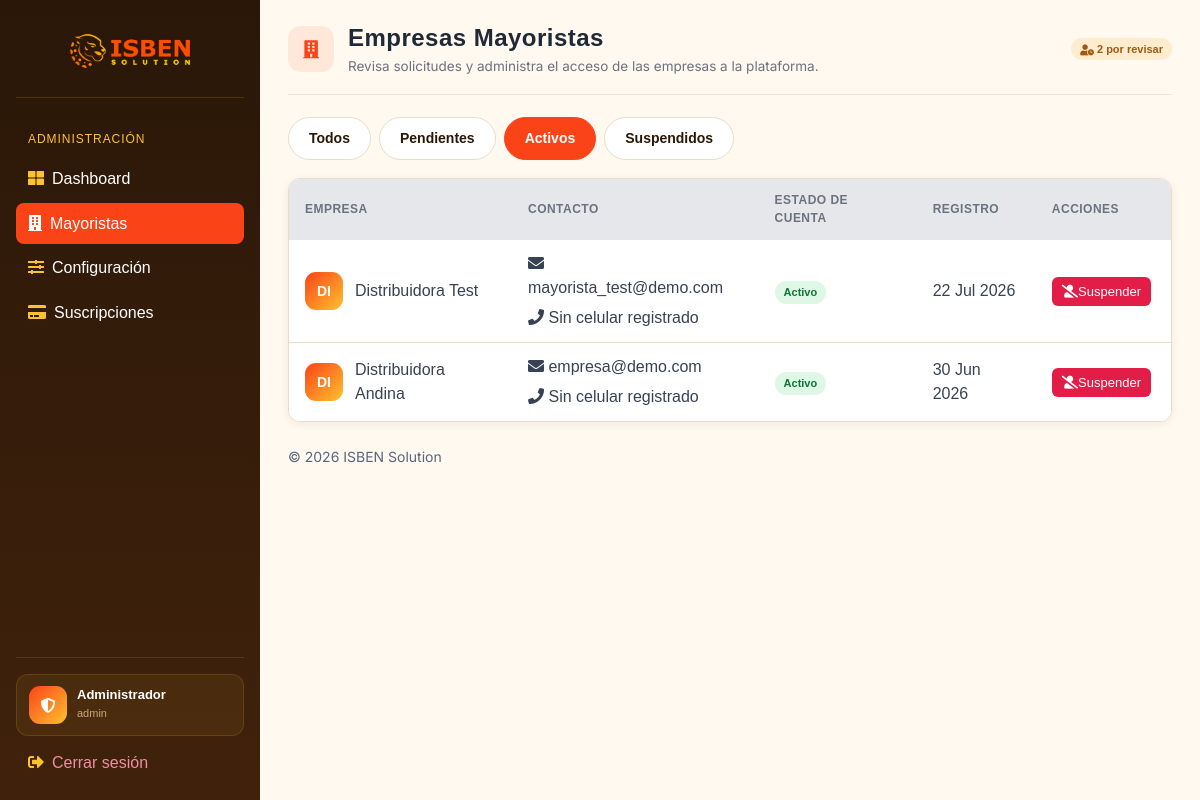
The app's page /admin-panel/mayoristas/?estado=activo (signed in) with its own data.
### appDjango/models.py (models this page shows, shortened)
class Mayorista(models.Model):
    CATEGORIA_CHOICES = [
        ("bebidas", "Bebidas"),
        ("abarrotes", "Abarrotes"),
        ("lacteos", "Lácteos"),
        ("limpieza", "Limpieza"),
        ("otro", "Otro"),
    ]
    PLAN_CHOICES = [
        ("sin_asignar", "Sin asignar"),
        ("suscripcion", "Suscripción anual"),
        ("comision", "Solo comisión"),
        ("mixto", "Mixto"),
    ]
    ESTADO_CHOICES = [
        ("pendiente_pago", "Pendiente de pago"),
        ("activo", "Activo"),
        ("suspendido", "Suspendido"),
    ]
    MESES_CORTOS = [
        "Ene",
        "Feb",
        "Mar",
        "Abr",
        "May",
        "Jun",
        "Jul",
        "Ago",
        "Sep",
        "Oct",
        "Nov",
        "Dic",
    ]
    cuenta = models.OneToOneField(
        settings.AUTH_USER_MODEL,
        on_delete=models.CASCADE,
        related_name="perfil_mayorista",
    )
    nombre = models.CharField(max_length=255)
    telefono = models.CharField(
        max_length=15,
        default="",
    )
    categoria = models.CharField(max_length=20, choices=CATEGORIA_CHOICES)
    logo_url = models.TextField(blank=True, null=True)
    estado = models.CharField(
        max_length=20, choices=ESTADO_CHOICES, default="pendiente_pago"
    )
    plan = models.CharField(
        max_length=20,
        choices=PLAN_CHOICES,
        default="sin_asignar",
    )
    tarifa_anual = models.DecimalField(max_digits=10, decimal_places=2, default=0)
    porcentaje_comision = models.DecimalField(max_digits=5, decimal_places=2, default=0)
    fecha_vencimiento = models.DateField(blank=True, null=True)

### appDjango/views.py (the view)
@admin_required
def admin_mayoristas(request):
    estado = request.GET.get("estado", "")
    mayoristas = Mayorista.objects.select_related("cuenta").order_by("-id")
    if estado:
        mayoristas = mayoristas.filter(estado=estado)
    return render(
        request,
        "admin/mayoristas.html",
        {
            "mayoristas": mayoristas,
            "estado": estado,
            "pendientes": Mayorista.objects.filter(estado="pendiente_pago").count(),
        },
    )

### appDjango/views.py (called while the page is built)
def admin_required(view_func):
    @wraps(view_func)
    def wrapper(request, *args, **kwargs):
        if not request.user.is_authenticated or not request.user.is_staff:
            return redirect("portal_login_admin")
        return view_func(request, *args, **kwargs)
    return wrapper

### appDjango/templates/admin/mayoristas.html (shortened to what this page needs)
{% extends 'layouts/base.html' %}
{% block content %}
  <div class="pagina-cabecera">
    <div class="pagina-cabecera-titulo">
      <div class="pagina-cabecera-icono">
        <i class="fas fa-building"></i>
      </div>
      <div>
        <h1>Empresas Mayoristas</h1>
        <p class="subtitulo">
          Revisa solicitudes y administra el acceso de las empresas a la plataforma.
        </p>
      </div>
    </div>
    <div class="pagina-cabecera-acciones">
      {% if pendientes > 0 %}
        <span class="portal-badge portal-badge-amber">
          <i class="fas fa-user-clock"></i>
          &nbsp;{{ pendientes }} por revisar
        </span>
      {% endif %}
    </div>
  </div>
  <div class="filtro-tabs">
    <a href="{% url 'portal_admin_mayoristas' %}"
       class="filtro-tab {% if not estado %}activo{% endif %}">
      Todos
    </a>
    <a href="{% url 'portal_admin_mayoristas' %}?estado=pendiente_pago"
       class="filtro-tab {% if estado == 'pendiente_pago' %}activo{% endif %}">
      Pendientes
    </a>
    <a href="{% url 'portal_admin_mayoristas' %}?estado=activo"
       class="filtro-tab {% if estado == 'activo' %}activo{% endif %}">
      Activos
    </a>
    <a href="{% url 'portal_admin_mayoristas' %}?estado=suspendido"
       class="filtro-tab {% if estado == 'suspendido' %}activo{% endif %}">
      Suspendidos
    </a>
  </div>
  <div class="table-card">
    <table>
      <thead>
        <tr>
          <th>Empresa</th>
          <th>Contacto</th>
          <th>Estado de cuenta</th>
          <th>Registro</th>
          <th>Acciones</th>
        </tr>
      </thead>
      <tbody>
        {% for mayorista in mayoristas %}
          <tr>
            <td>
              <div class="vendedor-cabecera" style="margin-bottom: 0;">
                <div class="vendedor-avatar"
                     style="width: 38px;
                            height: 38px;
                            font-size: 14px;
                            border-radius: 11px;">
                  {{ mayorista.nombre|slice:":2"|upper }}
                </div>
                <strong>{{ mayorista.nombre }}</strong>
              </div>
            </td>
            <td>
              <div>
                <i class="fas fa-envelope"></i>
                {{ mayorista.cuenta.email }}
              </div>
              <div style="margin-top: 6px;">
                <i class="fas fa-phone"></i>
                {% if mayorista.telefono %}
                  {{ mayorista.telefono }}
                {% else %}
                  Sin celular registrado
                {% endif %}
              </div>
            </td>
            <td>
              {% if mayorista.estado == 'activo' %}
                <span class="portal-badge portal-badge-green">
                  Activo
                </span>
              {% elif mayorista.estado == 'suspendido' %}
                <span class="portal-badge portal-badge-red">
                  Suspendido
                </span>
              {% else %}
                <span class="portal-badge portal-badge-amber">
                  Pendiente de revisión
                </span>
              {% endif %}
            </td>
            <td>
              {{ mayorista.cuenta.date_joined|date:"d M Y" }}
            </td>
            <td>
              {% if mayorista.estado == 'pendiente_pago' %}
                <a href="{% url 'portal_admin_mayorista_configuracion' mayorista.id %}"
                   class="action action-view">
                  <i class="fas fa-user-check"></i>
                  Revisar solicitud
                </a>
              {% elif mayorista.estado == 'activo' %}
                <a href="{% url 'portal_admin_mayorista_toggle' mayorista.id %}"
                   class="action action-delete"
                   data-confirmar="¿Suspender a {{ mayorista.nombre }}?"
                   data-confirmar-texto="La empresa, sus vendedores y su catálogo dejarán de estar disponibles hasta que la reactives.">
                  <i class="fas fa-user-slash"></i>
                  Suspender
                </a>
              {% endif %}
            </td>
          </tr>
        {% endfor %}
      </tbody>
    </table>
  </div>
{% endblock %}

### appDjango/templates/includes/sidebar.html (shortened to what this page needs)
{% load static %}
<nav id="sidebarMenu" class="sidebar d-lg-block collapse">
  <div class="sidebar-inner px-3 pt-3">
    <div class="sidebar-marca">
      <a href="{% url 'portal_landing' %}">
        <img src="{% static 'imagenes/logos_2.png' %}" alt="ISBEN Solution">
      </a>
    </div>
    <ul class="nav flex-column">
      {% if user.is_staff %}
        <li class="sidebar-heading">Administración</li>
        <li class="nav-item {% if request.resolver_match.url_name == 'portal_admin_dashboard' %}active{% endif %}">
          <a href="{% url 'portal_admin_dashboard' %}" class="nav-link"><span class="sidebar-icon"><i class="fas fa-th-large"></i></span>Dashboard</a>
        </li>
        <li class="nav-item {% if 'mayorista' in request.resolver_match.url_name %}active{% endif %}">
          <a href="{% url 'portal_admin_mayoristas' %}" class="nav-link"><span class="sidebar-icon"><i class="fas fa-building"></i></span>Mayoristas</a>
        </li>
        <li class="nav-item {% if request.resolver_match.url_name == 'portal_admin_configuracion' %}active{% endif %}">
          <a href="{% url 'portal_admin_configuracion' %}" class="nav-link"><span class="sidebar-icon"><i class="fas fa-sliders-h"></i></span>Configuración</a>
        </li>
        <li class="nav-item {% if request.resolver_match.url_name == 'portal_admin_suscripciones' %}active{% endif %}">
          <a href="{% url 'portal_admin_suscripciones' %}" class="nav-link"><span class="sidebar-icon"><i class="fas fa-credit-card"></i></span>Suscripciones</a>
        </li>
      {% endif %}
    </ul>
    <div class="sidebar-user mt-auto pt-3">
      {% if user.is_authenticated %}
        <div class="sidebar-user-info">
          <div class="sidebar-user-avatar">
            {% if user.perfil_mayorista %}<i class="fas fa-industry"></i>
            {% elif user.perfil_vendedor %}<i class="fas fa-user-tie"></i>
            {% elif user.perfil_tienda %}<i class="fas fa-store"></i>
            {% else %}<i class="fas fa-shield-alt"></i>{% endif %}
          </div>
          <div class="sidebar-user-datos">
            <span class="sidebar-user-nombre">
              {% if user.perfil_mayorista %}{{ user.perfil_mayorista.nombre }}
              {% elif user.perfil_vendedor %}{{ user.perfil_vendedor.nombre }}
              {% elif user.perfil_tienda %}{{ user.perfil_tienda.nombre }}
              {% else %}Administrador{% endif %}
            </span>
            <span class="sidebar-user-email">{{ user.username }}</span>
          </div>
        </div>
        <a href="{% url 'portal_logout' %}" class="nav-link sidebar-logout">
          <span class="sidebar-icon"><i class="fas fa-sign-out-alt"></i></span>Cerrar sesión
        </a>
      {% endif %}
    </div>
  </div>
</nav>

### records on screen
Mayorista: nombre "DI", nombre "Distribuidora Test", cuenta.email "mayorista_test@demo.com", telefono "Sin celular registrado", estado "Activo", cuenta.date_joined "22 Jul 2026"
Mayorista: nombre "DI", nombre "Distribuidora Andina", cuenta.email "empresa@demo.com", telefono "Sin celular registrado", estado "Activo", cuenta.date_joined "30 Jun 2026"

### other values on screen
{{ user.username }} "admin"
{{ pendientes }} "2"
